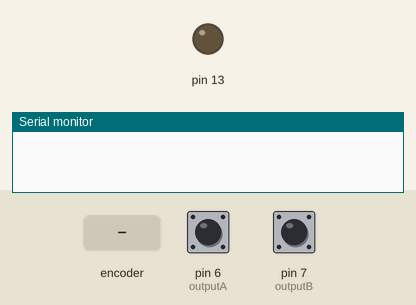
Simulated run of this sketch. Board: Arduino Uno, built with avr-gcc and run on an emulated ATmega328P. Shown: output pins drawn as LEDs (lit = HIGH), the last lines printed to the serial monitor. Inputs (shaded band) come from the test bench; at power-on: pin 6 (outputA) HIGH, pin 7 (outputB) HIGH.

Above: at 1.2 s.
1.3 s: rotary encoder on pin 6 (outputA) / pin 7 (outputB) turned 1 step (first pin leading)
At 2.1 s:
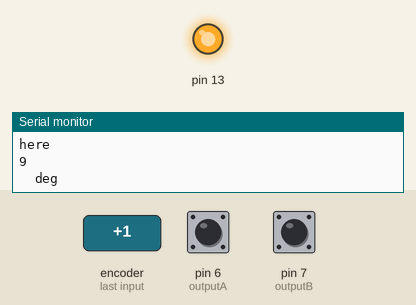
Timing chart, 0 to 4.3 s (numbered marks = the images above; inputs shaded):
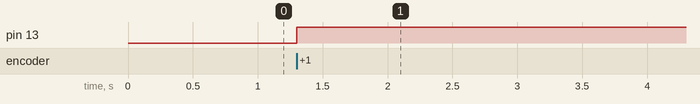

Measured:
- after the input at 1.3 s, pin 13: LOW → HIGH at once

The sketch:

rotary_encoder.ino
```cpp
 #define outputA 6
 #define outputB 7

 int counter = 0;
 int currentvalue;
 int Lastvalue;
 int angle;


 void setup() {
   pinMode (outputA,INPUT);
   pinMode (outputB,INPUT);
   pinMode(13, OUTPUT);

   Serial.begin (9600);

   Lastvalue = digitalRead(outputA);
 }

 void loop() {

   currentvalue = digitalRead(outputA); // Reads the "current" state of the outputA
   // If the previous and the current state of the outputA are different, that means a Pulse has occured
   if (currentvalue != Lastvalue){
     // If the outputB state is different to the outputA state, that means the encoder is rotating clockwise
     if (digitalRead(outputB) != currentvalue) {
       counter ++;
       angle++;
     } else {
       counter --;
       angle--;
     }


      angle= (counter * 9) - 9;


     if (angle > 360)
     {
      counter = 0;

     }
      if(angle<=180)
      { Serial.println("here");
        digitalWrite(13, HIGH);
      }
      else digitalWrite(13,LOW);
     //Serial.println(counter);
     Serial.println(angle);
     Serial.println("  deg");

   }
   Lastvalue = currentvalue;


 }
```
